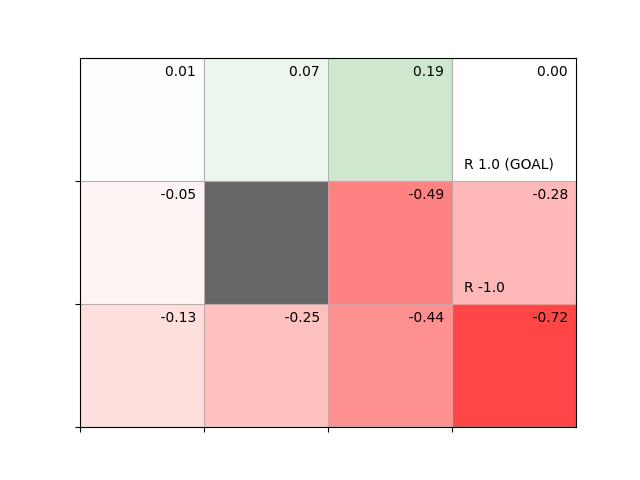

Reproduce this figure in Python.
import os, sys; sys.path.append(os.path.join(os.path.dirname(__file__), '..'))  # for importing the parent dirs
from collections import defaultdict
import numpy as np
from common.gridworld import GridWorld


class TdAgent:
    def __init__(self):
        self.gamma = 0.9
        self.alpha = 0.01
        self.action_size = 4

        random_actions = {0: 0.25, 1: 0.25, 2: 0.25, 3: 0.25}
        self.pi = defaultdict(lambda: random_actions)
        self.V = defaultdict(lambda: 0)

    def get_action(self, state):
        action_probs = self.pi[state]
        actions = list(action_probs.keys())
        probs = list(action_probs.values())
        return np.random.choice(actions, p=probs)

    def eval(self, state, reward, next_state, done):
        next_V = 0 if done else self.V[next_state]
        target = reward + self.gamma * next_V
        self.V[state] += (target - self.V[state]) * self.alpha


env = GridWorld()
agent = TdAgent()

episodes = 1000
for episode in range(episodes):
    state = env.reset()

    while True:
        action = agent.get_action(state)
        next_state, reward, done = env.step(action)

        agent.eval(state, reward, next_state, done)
        if done:
            break
        state = next_state

env.render_v(agent.V)

# added for remote figure
import matplotlib.pyplot as plt
plt.savefig("ch06/td_eval.jpg")